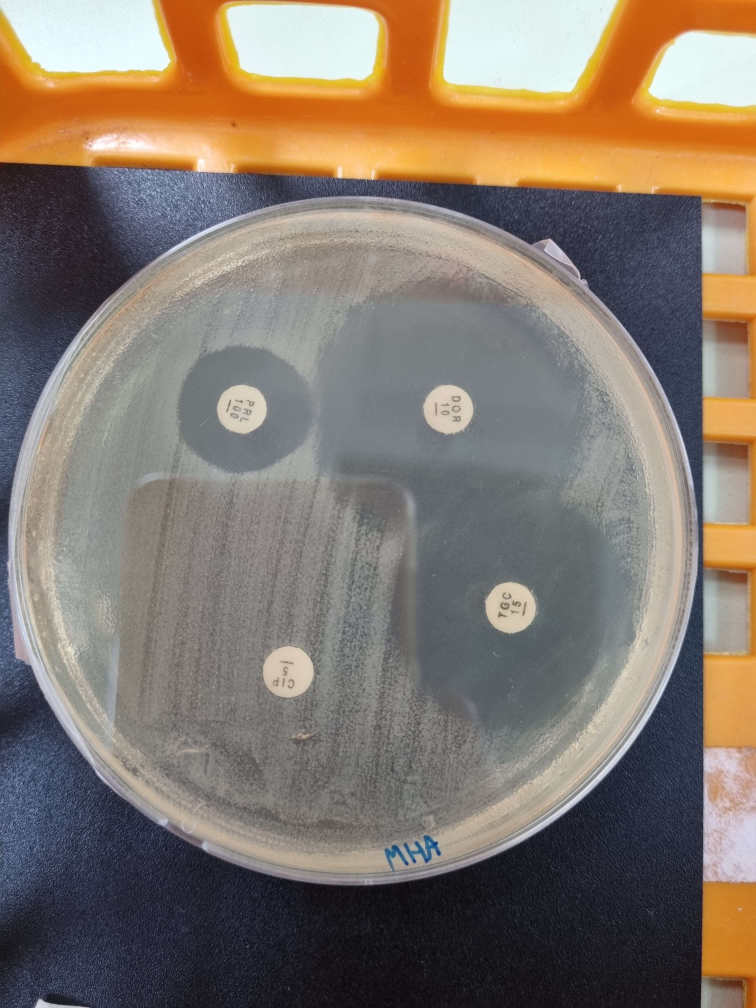
#> input picture backend/image-for-test/1.jpg, 3024 x 4032 px (shown at 1/4 size)
$ python -i MedicineDetector.py   (imports and definitions only)
#> lines starting #> are read from the running program, lines starting #| are printed output that depends on the picture
#> further down, picture is the input picture: shape (4032, 3024, 3); mean B, G, R 109.2, 119.9, 132
import cv2
import numpy as np
from os import path
from copy import copy
import PlateDetector
from util import show, draw_circle, resize

def detect(img, pad=0):
    # crop image at place
#> called with pad = 0
    try:
        img_blur = cv2.GaussianBlur(img, (3, 3),0) # change at 5.3.2025 from 5 to 3
        normalized_img = cv2.normalize(img_blur, None, 20, 350, cv2.NORM_MINMAX)
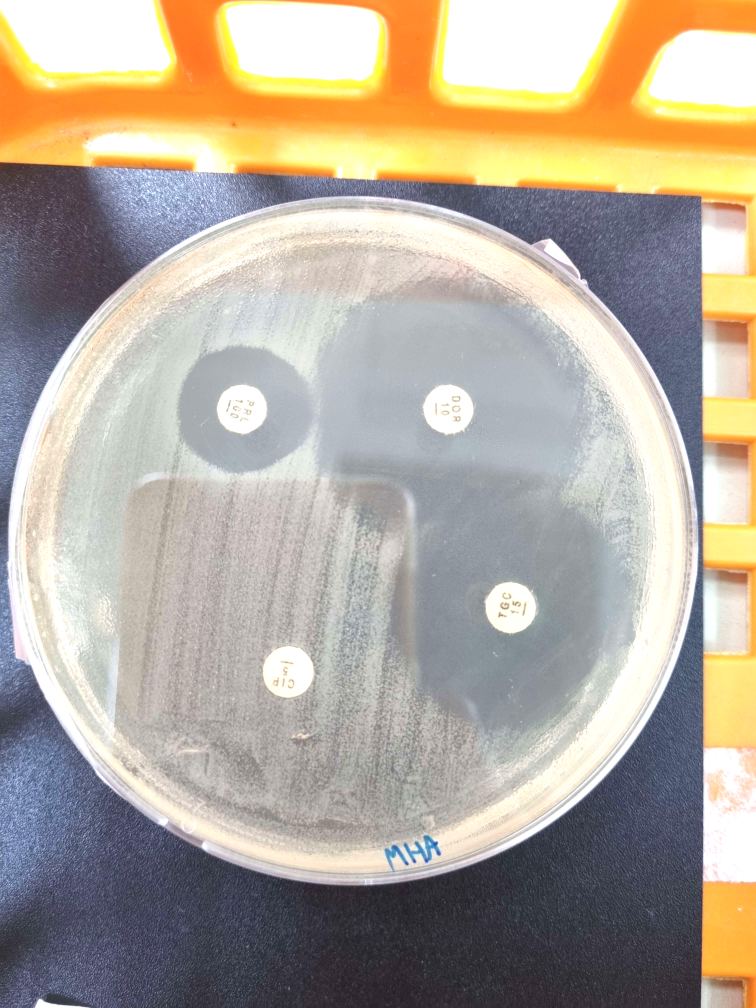
#> normalized_img: shape (4032, 3024, 3) (shown at 1/4 size); mean B, G, R 156.5, 169.8, 179
        iter = 3
        kernel2 = np.ones((5, 5), np.uint8)
        dilation = cv2.dilate(img_blur, kernel2, iterations=iter)
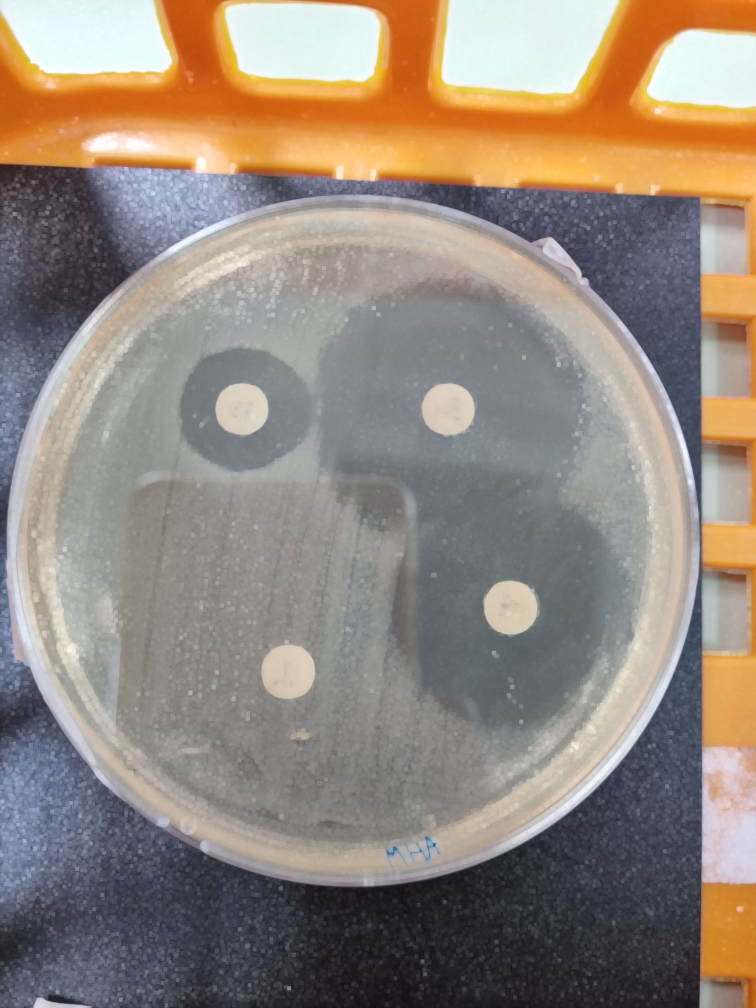
#> dilation: shape (4032, 3024, 3) (shown at 1/4 size); mean B, G, R 125.3, 135.4, 147.4
        erosion = cv2.erode(dilation, kernel2, iterations=iter)
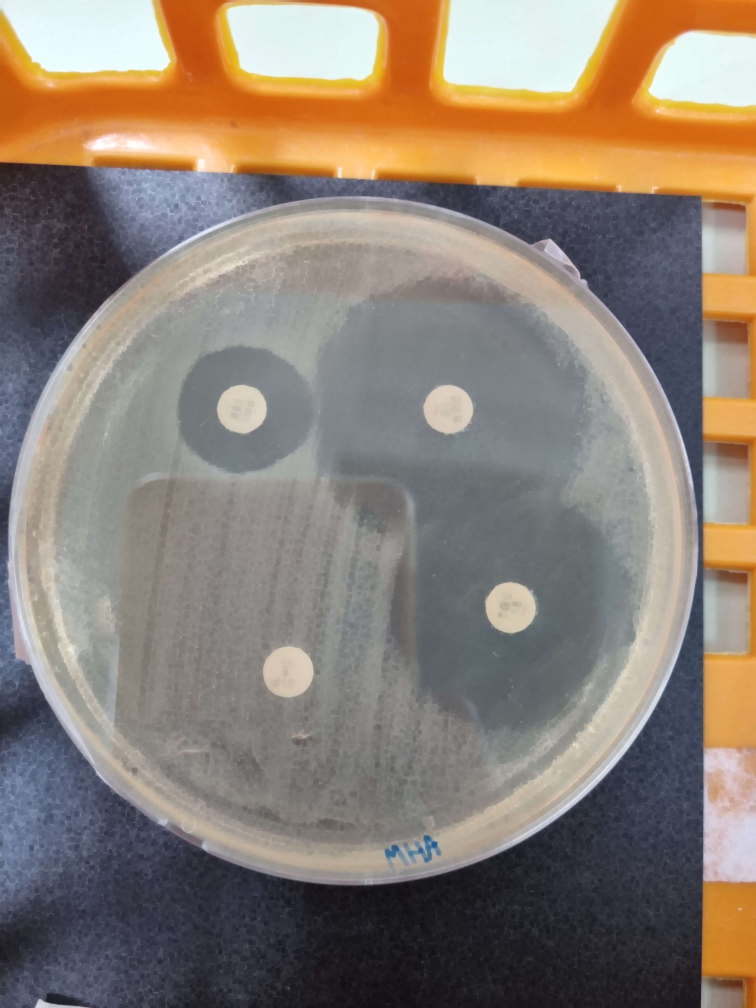
#> erosion: shape (4032, 3024, 3) (shown at 1/4 size); mean B, G, R 116.6, 127.2, 139.3

        # _, img_th = cv2.threshold(erosion,190,255,cv2.THRESH_BINARY)

        detected_circles = cv2.HoughCircles(erosion,
                        cv2.HOUGH_GRADIENT, dp=1, minDist=60, param1 = 60, #
                    #param2 = 25, minRadius = 55, maxRadius = 74) # change min radius from 62 to 52 , param2 20 to 25
                    #param2 = 20, minRadius = 62, maxRadius = 74)
                    param2 = 22, minRadius = 60, maxRadius = 74)

        # expand the circles
        detected_circles[:,:,2] = detected_circles[:,:,2] + pad

        if len(detected_circles[0]) <= 1:
            return detect_sec(img, pad)

        return detected_circles

    except cv2.error as e:
        print("An OpenCV error occurred:", e)
        return "An OpenCV error occurred:", e  # Or handle the error differently

    except Exception as e:
        print("No medicine detected:", e)
        return detect_sec(img, pad)

def detect_sec(image, pad=0):
    try:
        img_blur = cv2.GaussianBlur(image, (5, 5),0)
        normalized_img = cv2.normalize(img_blur, None, 20, 350, cv2.NORM_MINMAX)
        iter = 2
        kernel2 = np.ones((3, 3), np.uint8)
        dilation = cv2.dilate(img_blur, kernel2, iterations=iter)
        erosion = cv2.erode(dilation, kernel2, iterations=iter)

        # _, img_th = cv2.threshold(erosion,190,255,cv2.THRESH_BINARY)

        detected_circles = cv2.HoughCircles(erosion,
                        cv2.HOUGH_GRADIENT, dp=1, minDist=20, param1 = 60, # param 1 : 60 to 50
                    #param2 = 20, minRadius =41, maxRadius = 54) # minRadius 35 to 15 maxRadius 40 to 53
                    param2 = 22, minRadius =40, maxRadius = 55)

        # expand the circles
        detected_circles[:,:,2] = detected_circles[:,:,2] + pad


        if len(detected_circles[0]) == 0:
            return None
        else: return detected_circles

    except cv2.error as e:
        print("An OpenCV error occurred:", e)
        return "An OpenCV error occurred:", e  # Or handle the error differently

    except Exception as e:
        print("No medicine2 detected:", e)
        return "No medicine2 detected:", e

>>> import cv2
>>> picture = cv2.imread('image-for-test/1.jpg')
>>> result = detect(picture)

$ run again, on backend/image-for-test/11.jpg
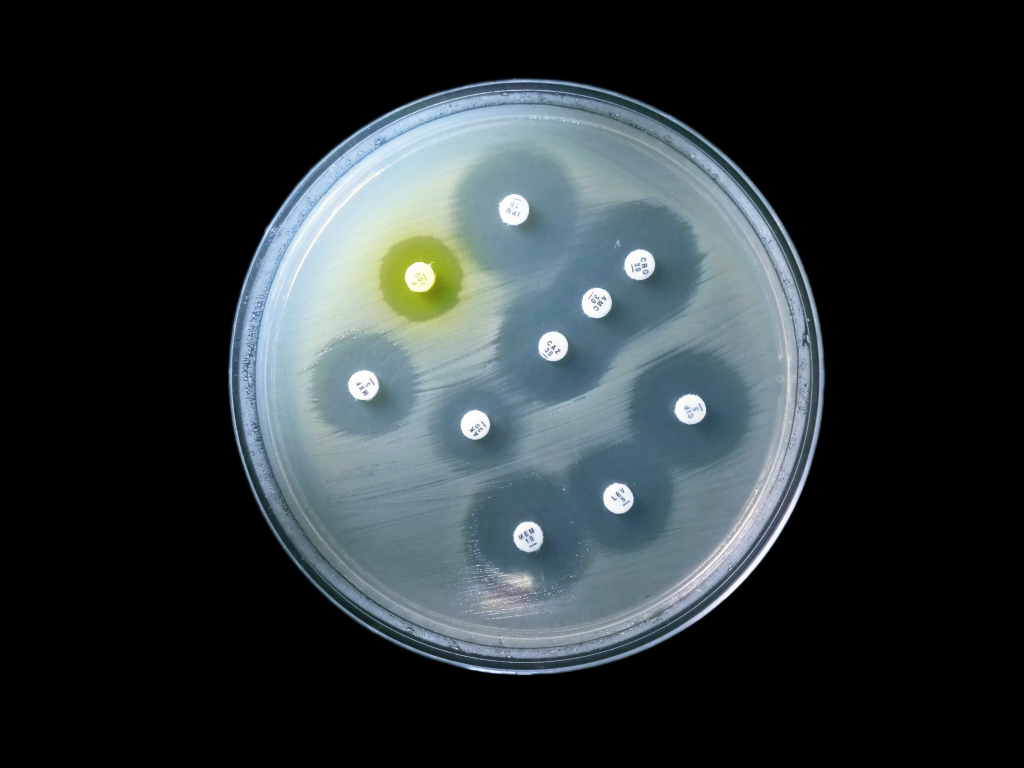
#> input picture backend/image-for-test/11.jpg, 3072 x 2304 px (shown at 1/3 size)
#> picture is the input picture: shape (2304, 3072, 3); mean B, G, R 55.2, 52.3, 44.5
#> in detect, `normalized_img = cv2.normalize(img_blur, None, 20, 350, cv2.NORM_MINMAX)`:
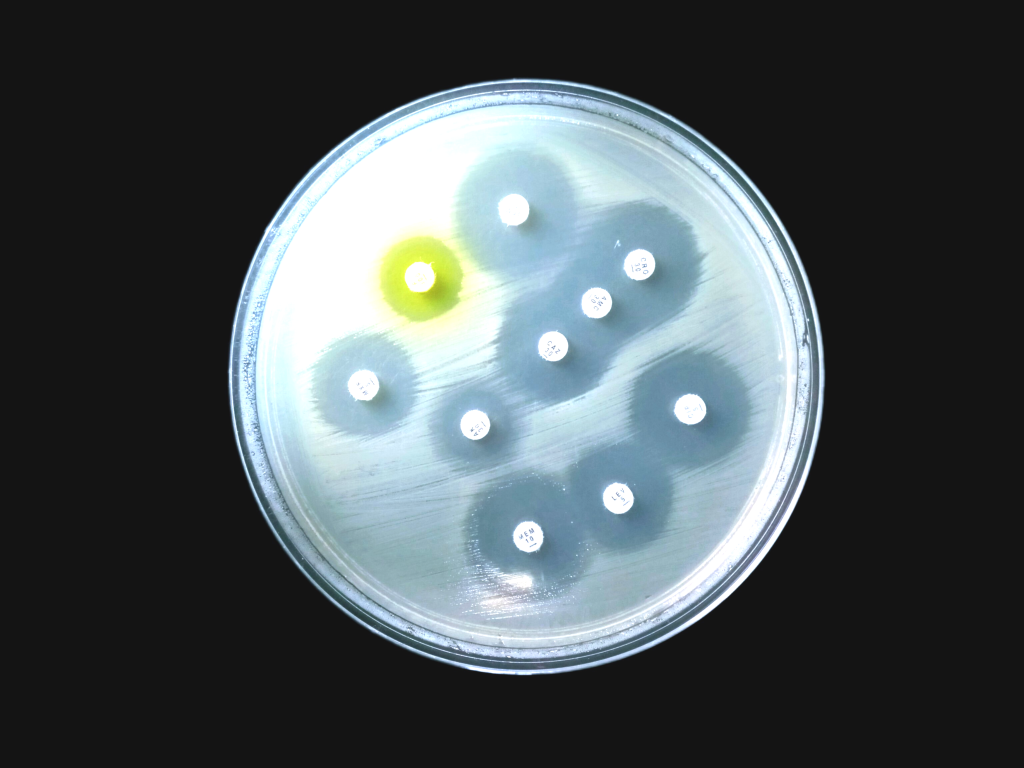
#> normalized_img: shape (2304, 3072, 3) (shown at 1/3 size); mean B, G, R 87.9, 84.8, 75.9
#> in detect, `erosion = cv2.erode(dilation, kernel2, iterations=iter)`:
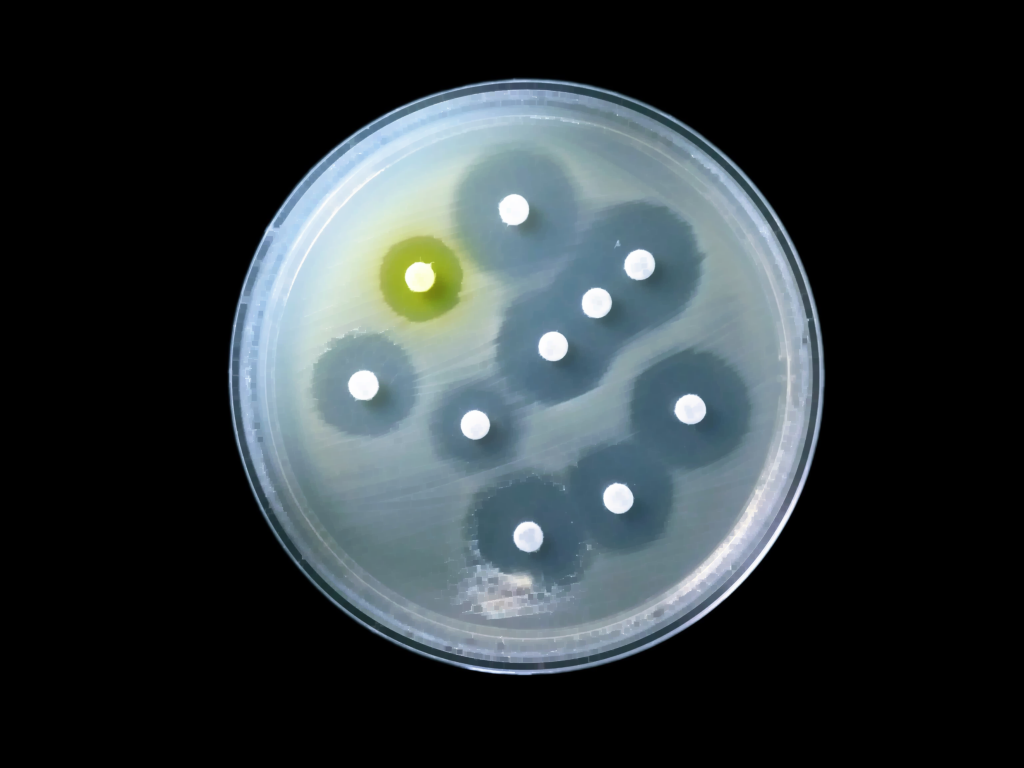
#> erosion: shape (2304, 3072, 3) (shown at 1/3 size); mean B, G, R 57.1, 54.1, 46.3

$ run again, on backend/image-for-test/2.jpg
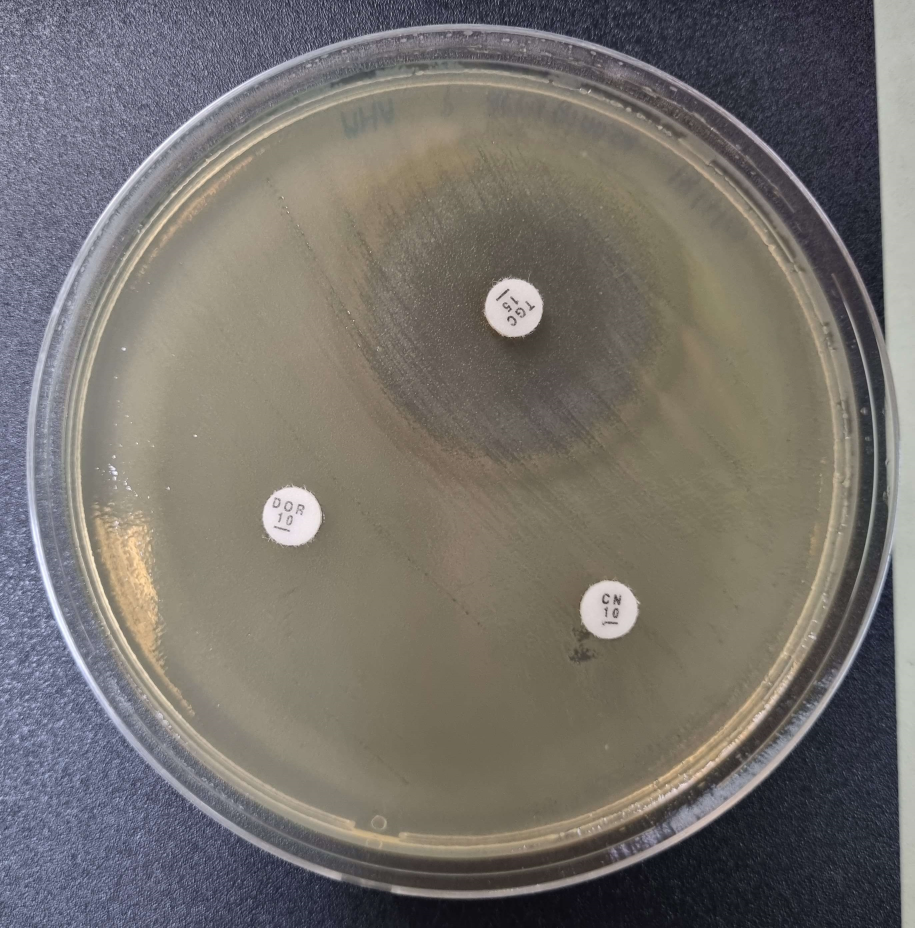
#> input picture backend/image-for-test/2.jpg, 2744 x 2783 px (shown at 1/3 size)
#> picture is the input picture: shape (2783, 2744, 3); mean B, G, R 108.7, 113.4, 117.6
#> in detect, `normalized_img = cv2.normalize(img_blur, None, 20, 350, cv2.NORM_MINMAX)`:
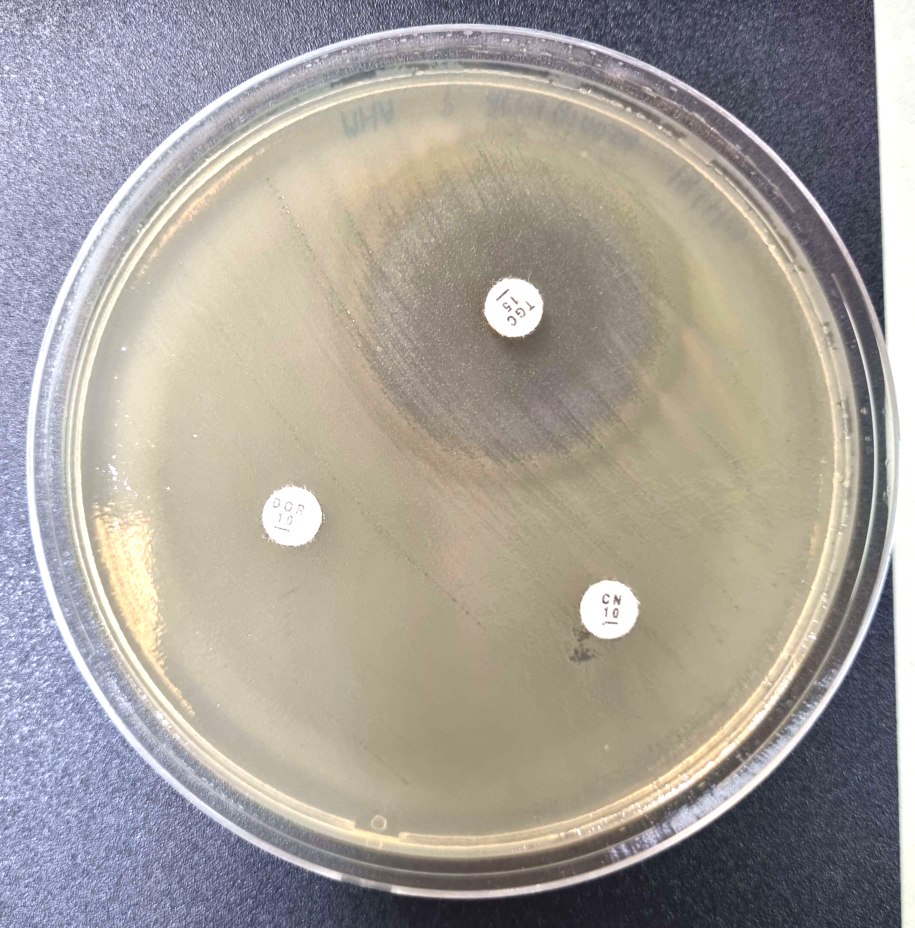
#> normalized_img: shape (2783, 2744, 3) (shown at 1/3 size); mean B, G, R 153.8, 160, 165.4
#> in detect, `erosion = cv2.erode(dilation, kernel2, iterations=iter)`:
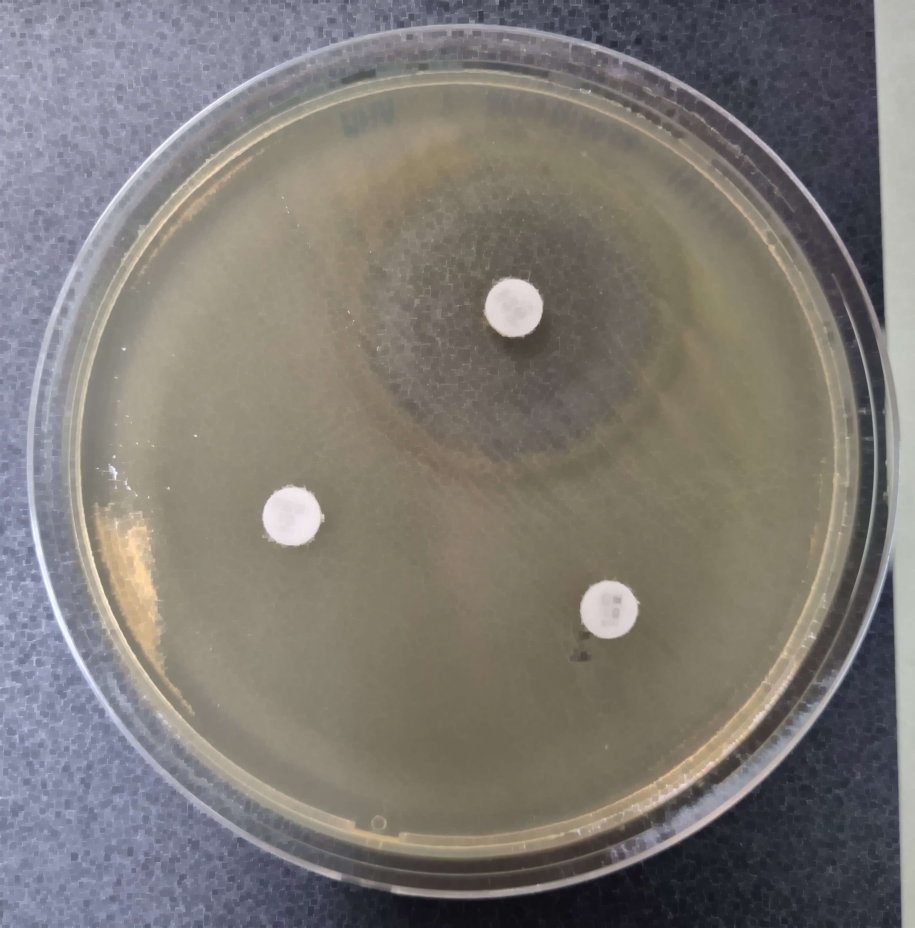
#> erosion: shape (2783, 2744, 3) (shown at 1/3 size); mean B, G, R 117, 121.7, 125.9
